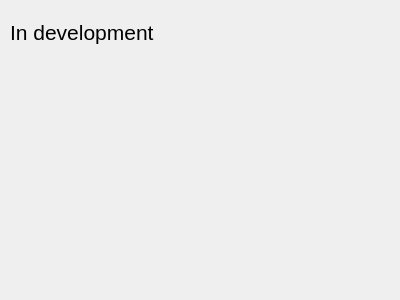
<?xml version="1.0" encoding="UTF-8"?>
<ui version="4.0">
 <class>EditorView</class>
 <widget class="QWidget" name="EditorView">
  <property name="geometry">
   <rect>
    <x>0</x>
    <y>0</y>
    <width>400</width>
    <height>300</height>
   </rect>
  </property>
  <property name="windowTitle">
   <string>Editor View</string>
  </property>
  <widget class="QLabel" name="label">
   <property name="geometry">
    <rect>
     <x>10</x>
     <y>20</y>
     <width>147</width>
     <height>25</height>
    </rect>
   </property>
   <property name="font">
    <font>
     <pointsize>16</pointsize>
    </font>
   </property>
   <property name="text">
    <string>In development</string>
   </property>
  </widget>
 </widget>
 <resources/>
 <connections/>
</ui>
